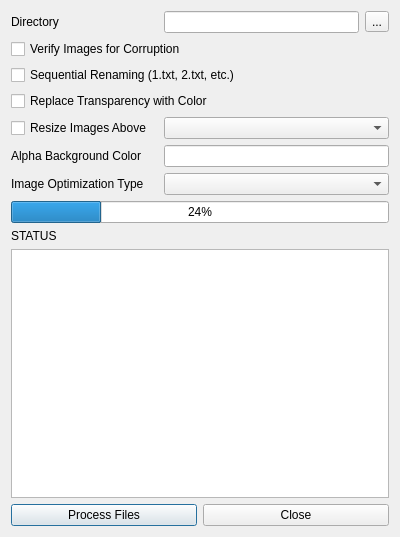
<?xml version="1.0" encoding="UTF-8"?>
<ui version="4.0">
 <class>Dialog</class>
 <widget class="QDialog" name="Dialog">
  <property name="windowModality">
   <enum>Qt::WindowModality::WindowModal</enum>
  </property>
  <property name="geometry">
   <rect>
    <x>0</x>
    <y>0</y>
    <width>400</width>
    <height>537</height>
   </rect>
  </property>
  <property name="sizePolicy">
   <sizepolicy hsizetype="Fixed" vsizetype="Fixed">
    <horstretch>0</horstretch>
    <verstretch>0</verstretch>
   </sizepolicy>
  </property>
  <property name="windowTitle">
   <string>Image Tools</string>
  </property>
  <property name="sizeGripEnabled">
   <bool>false</bool>
  </property>
  <property name="modal">
   <bool>true</bool>
  </property>
  <layout class="QGridLayout" name="gridLayout">
   <item row="12" column="0" colspan="4">
    <layout class="QHBoxLayout" name="horizontalLayout">
     <item>
      <widget class="QPushButton" name="convertBtn">
       <property name="text">
        <string>Process Files</string>
       </property>
      </widget>
     </item>
     <item>
      <widget class="QPushButton" name="pushButton">
       <property name="text">
        <string>Close</string>
       </property>
      </widget>
     </item>
    </layout>
   </item>
   <item row="4" column="0" colspan="4">
    <widget class="QCheckBox" name="checkBox_3">
     <property name="text">
      <string>Replace Transparency with Color</string>
     </property>
    </widget>
   </item>
   <item row="1" column="0">
    <widget class="QLabel" name="label_3">
     <property name="text">
      <string>Directory</string>
     </property>
     <property name="buddy">
      <cstring>inputLed</cstring>
     </property>
    </widget>
   </item>
   <item row="7" column="0">
    <widget class="QLabel" name="label_2">
     <property name="text">
      <string>Image Optimization Type</string>
     </property>
     <property name="buddy">
      <cstring>comboBox_2</cstring>
     </property>
    </widget>
   </item>
   <item row="1" column="2">
    <widget class="QLineEdit" name="inputLed"/>
   </item>
   <item row="2" column="0" colspan="4">
    <widget class="QCheckBox" name="checkBox">
     <property name="text">
      <string>Verify Images for Corruption</string>
     </property>
    </widget>
   </item>
   <item row="1" column="3">
    <widget class="QToolButton" name="inputBtn">
     <property name="text">
      <string>...</string>
     </property>
    </widget>
   </item>
   <item row="5" column="2" colspan="2">
    <widget class="QComboBox" name="comboBox"/>
   </item>
   <item row="7" column="2" colspan="2">
    <widget class="QComboBox" name="comboBox_2"/>
   </item>
   <item row="8" column="0" colspan="4">
    <widget class="QProgressBar" name="progressBar">
     <property name="value">
      <number>24</number>
     </property>
    </widget>
   </item>
   <item row="5" column="0">
    <widget class="QCheckBox" name="checkBox_4">
     <property name="text">
      <string>Resize Images Above</string>
     </property>
    </widget>
   </item>
   <item row="6" column="0">
    <widget class="QLabel" name="label">
     <property name="text">
      <string>Alpha Background Color</string>
     </property>
     <property name="buddy">
      <cstring>lineEdit</cstring>
     </property>
    </widget>
   </item>
   <item row="10" column="0" colspan="4">
    <widget class="QPlainTextEdit" name="plainTextEdit"/>
   </item>
   <item row="3" column="0" colspan="4">
    <widget class="QCheckBox" name="checkBox_2">
     <property name="text">
      <string>Sequential Renaming (1.txt, 2.txt, etc.)</string>
     </property>
    </widget>
   </item>
   <item row="6" column="2" colspan="2">
    <widget class="QLineEdit" name="lineEdit"/>
   </item>
   <item row="9" column="0" colspan="4">
    <widget class="QLabel" name="label_4">
     <property name="text">
      <string>STATUS</string>
     </property>
    </widget>
   </item>
  </layout>
 </widget>
 <tabstops>
  <tabstop>inputLed</tabstop>
  <tabstop>inputBtn</tabstop>
  <tabstop>checkBox</tabstop>
  <tabstop>checkBox_2</tabstop>
  <tabstop>checkBox_3</tabstop>
  <tabstop>checkBox_4</tabstop>
  <tabstop>comboBox</tabstop>
  <tabstop>lineEdit</tabstop>
  <tabstop>comboBox_2</tabstop>
  <tabstop>plainTextEdit</tabstop>
  <tabstop>convertBtn</tabstop>
  <tabstop>pushButton</tabstop>
 </tabstops>
 <resources/>
 <connections/>
</ui>
